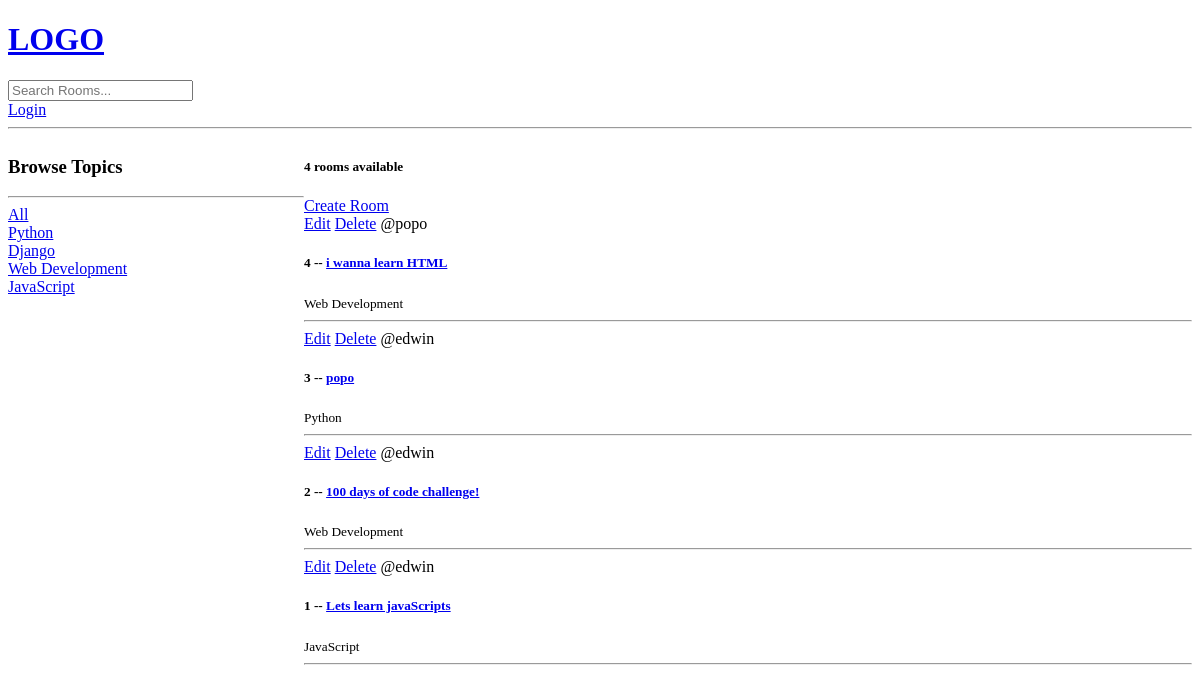
The app's page /, older data.
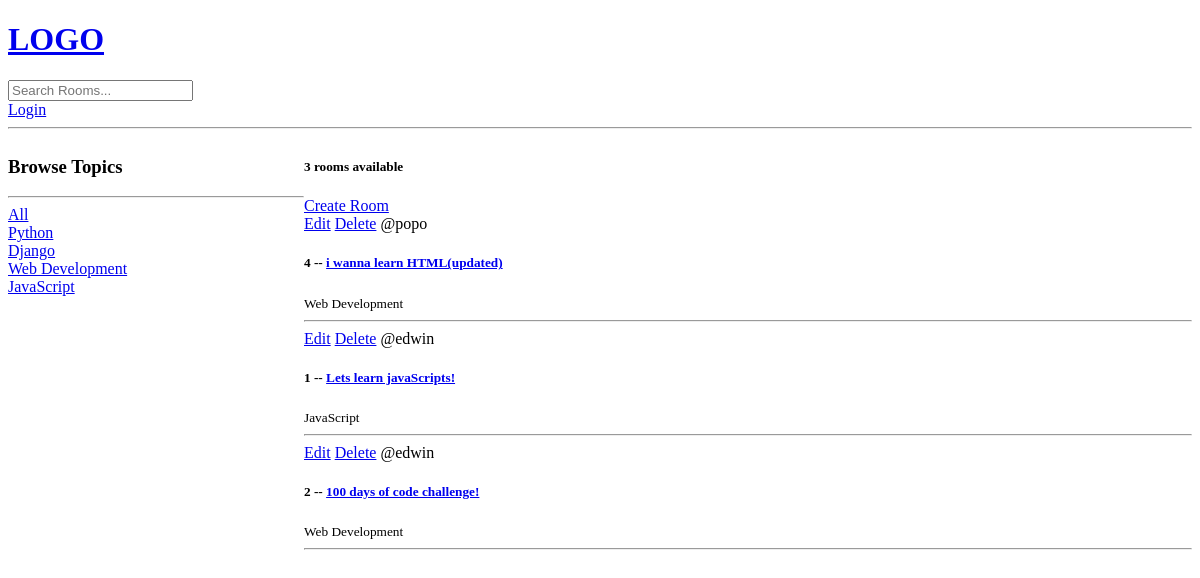
The same page, newer data.
### base/models.py (models this page shows, shortened)
class Topic(models.Model):
    name = models.CharField(max_length=200)

class Room(models.Model):
    host = models.ForeignKey(User, on_delete=models.SET_NULL, null=True)
    topic = models.ForeignKey(Topic, on_delete=models.SET_NULL, null=True)
    name =  models.CharField(max_length=200)
    description = models.TextField(null=True, blank=True)
    updated = models.DateTimeField(auto_now=True)
    created = models.DateTimeField(auto_now_add=True)
    class Meta:
        ordering = ['-updated', '-created']

### base/views.py (the view)
# urls.py: path("", views.home, name="home"),
def home(request):
    q = request.GET.get('q') if request.GET.get('q') != None else ''
    rooms = Room.objects.filter(
        Q(topic__name__icontains=q) |
        Q(name__icontains=q) |
        Q(description__icontains=q)
        )
    topics = Topic.objects.all()
    room_count = rooms.count()
    context = {'rooms': rooms, 'topics':topics, 'room_count': room_count}
    return render(request, "base/home.html", context)

### base/templates/base/home.html (shortened to what this page needs)
{% extends "main.html" %}
{% block content %}
<div class="home-container">
    <div>
        <h3>Browse Topics</h3>
        <hr>
        <div>
            <a href="{% url "home" %}">All</a>
        </div>
        {% for topic in topics %}
            <div>
                <a href="{% url "home" %}?q={{topic.name}}">{{topic.name}}</a>
            </div>
        {% endfor %}
    </div>
    <div>
        <h5>{{room_count}} rooms available</h5>
        <a href="{% url "create-room" %}">Create Room</a>
        <div>
        {% for room in rooms %}
        <div>
            <a href="{% url "update-room" room.id %}">Edit</a>
            <a href="{% url "delete-room" room.id %}">Delete</a>
            <span>@{{room.host.username}}</span>
            <h5>
                {{room.id}} -- <a href='{% url "room" room.id %}'>{{room.name}}</a>
            </h5>
            <small>{{room.topic.name}}</small>
            <hr>
        </div>
        {% endfor %}
        </div>
    </div>
</div>
{% endblock %}

Row changes from the older to the newer data that the page shows:
removed Room: host.username "edwin", id "3", name "popo", topic.name "Python"
changed Room "popo": name "i wanna learn HTML" → "i wanna learn HTML(updated)"
changed Room "JavaScript": name "Lets learn javaScripts" → "Lets learn javaScripts!"; moves up the list
Text that changed along with them:
{{ room_count }}: "4" → "3"
